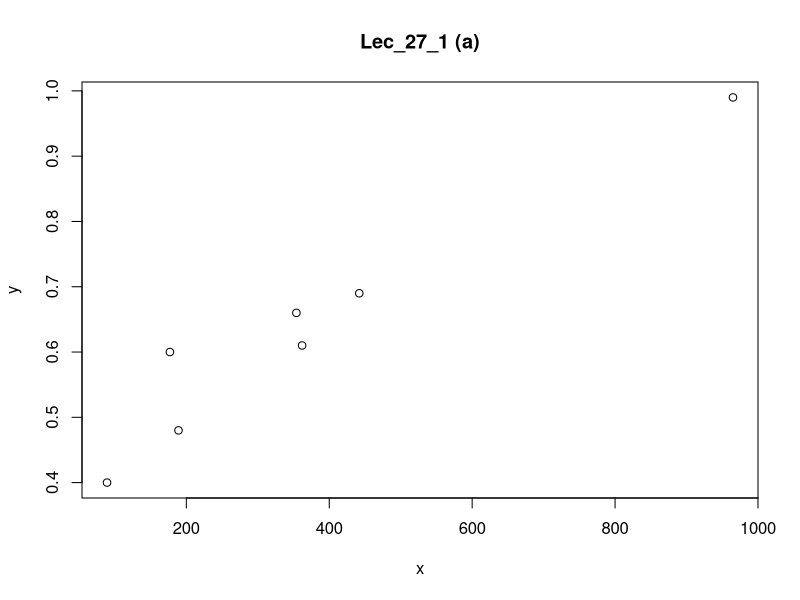

This figure's R source:
# Omar AlSughayer, 1337255
# Math 390, HWS9

# lec_27_1
x = c(89, 177, 189, 354, 362, 442, 965)
y = c(.40, .60, .48, .66, .61, .69, .99)

# a) scatterplot
plot(x,y, main = 'Lec_27_1 (a)')

# b) R's estimate of b
est = lm(y ~ x)
b_hat = est$coefficients[2] # = 0.0006210758
a_hat = est$coefficients[1]

# c) s_e
n = length(x)
se = sqrt(sum(est$residuals^2)/(n - 2))
# the typical error in the estimate is se = 0.05404525

# d) C.I. for beta
sxx = sum((x - mean(x))^2)
t_star = 2.365 

l_CI = b_hat - t_star * se / sqrt(sxx) 
u_CI = b_hat + t_star * se / sqrt(sxx)
# (0.0004418288, 0.0008003229)

# e) confidence interval 
y_hat = a_hat + b_hat*250
sy_hat = se*sqrt(1/n + (250 - mean(x))^2/sxx)
y_hat - t_star * sy_hat
y_hat + t_star * sy_hat
# we are 95% confident that the true mean of y's given x = 250 is in the interval (0.5066346, 0.6121509)

# f) predction interval
y_hat - t_star * sqrt(sy_hat^2 + se^2)
y_hat + t_star * sqrt(sy_hat^2 + se^2)
# (0.4211154, 0.6976701)0.8
# about 95% of prediction intervals will cover a single y at x = 250 


##################################################################################3


# 11.62 
x = c(23.20, 23.50, 23.52, 24.30, 25.10, 26.20)
y = c(3.78, 4.12, 4.24, 5.35, 5.87, 6.02)
x = c(x, 27.40, 28.10, 29.30, 30.60, 31.50, 32.01)
y = c(y, 6.12, 6.41, 6.62, 6.43, 6.13, 5.92)
x = c(x, 32.63, 33.23, 33.62, 34.18, 35.43, 35.62)
y = c(y, 5.64, 5.45, 5.21, 4.98, 4.65, 4.50)
x = c(x, 36.16, 36.23, 36.89, 37.90, 39.10, 41.66)
y = c(y, 4.34, 4.03, 3.92, 3.65, 3.02, 2.89)

model = lm(y ~ x + I(x^2) + I(x^3))
summary(model)


# the output is not identical because the sample output is created using Minitap. not R
# however, the same values are calculated and displayed. 

